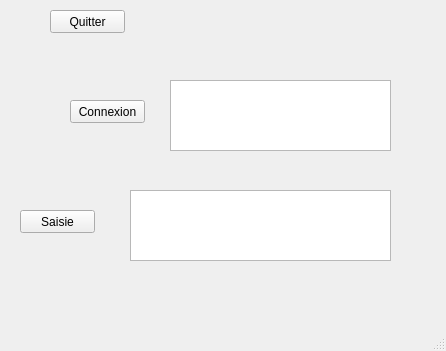
<?xml version="1.0" encoding="UTF-8"?>
<ui version="4.0">
 <class>MainWindow</class>
 <widget class="QMainWindow" name="MainWindow">
  <property name="geometry">
   <rect>
    <x>0</x>
    <y>0</y>
    <width>446</width>
    <height>351</height>
   </rect>
  </property>
  <property name="windowTitle">
   <string>MainWindow</string>
  </property>
  <widget class="QWidget" name="centralwidget">
   <widget class="QPushButton" name="button_Connect">
    <property name="geometry">
     <rect>
      <x>70</x>
      <y>100</y>
      <width>75</width>
      <height>23</height>
     </rect>
    </property>
    <property name="text">
     <string>Connexion</string>
    </property>
   </widget>
   <widget class="QTextEdit" name="affichage">
    <property name="geometry">
     <rect>
      <x>170</x>
      <y>80</y>
      <width>221</width>
      <height>71</height>
     </rect>
    </property>
    <property name="readOnly">
     <bool>true</bool>
    </property>
   </widget>
   <widget class="QTextEdit" name="saisie">
    <property name="geometry">
     <rect>
      <x>130</x>
      <y>190</y>
      <width>261</width>
      <height>71</height>
     </rect>
    </property>
   </widget>
   <widget class="QPushButton" name="button_Saisie">
    <property name="geometry">
     <rect>
      <x>20</x>
      <y>210</y>
      <width>75</width>
      <height>23</height>
     </rect>
    </property>
    <property name="text">
     <string>Saisie</string>
    </property>
   </widget>
   <widget class="QPushButton" name="button_Quitter">
    <property name="geometry">
     <rect>
      <x>50</x>
      <y>10</y>
      <width>75</width>
      <height>23</height>
     </rect>
    </property>
    <property name="text">
     <string>Quitter</string>
    </property>
   </widget>
  </widget>
  <widget class="QMenuBar" name="menubar">
   <property name="geometry">
    <rect>
     <x>0</x>
     <y>0</y>
     <width>446</width>
     <height>21</height>
    </rect>
   </property>
  </widget>
  <widget class="QStatusBar" name="statusbar"/>
 </widget>
 <resources/>
 <connections/>
</ui>
